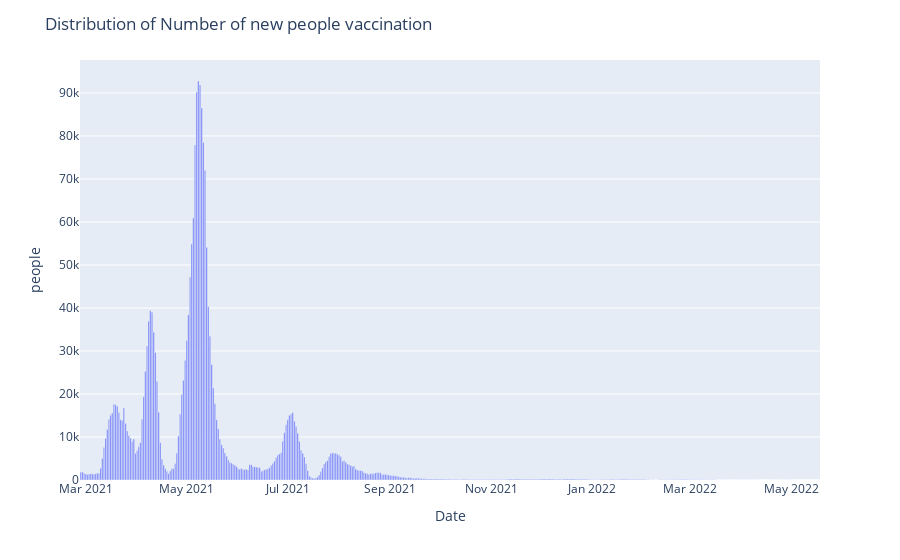

The code cell stored with this chart in its notebook:
### Code cell
fig=px.bar(x=train_data["date"],y=train_data["new_people_vaccinated_smoothed"])
fig.update_layout(title="Distribution of Number of new people vaccination",
                  xaxis_title="Date",yaxis_title="people",)
fig.show()

### Figure 1 — Plotly figure (JSON) as saved in the notebook; plotly's stock layout.template omitted (floating-point values rounded to 4 significant figures; data arrays with more than 128 entries replaced by an {"elided": "..."} marker saying what was removed)
{"data": [{"alignmentgroup": "True", "hovertemplate": "x=%{x}<br>y=%{y}<extra></extra>", "legendgroup": "", "marker": {"color": "#636efa", "pattern": {"shape": ""}}, "name": "", "offsetgroup": "", "orientation": "v", "showlegend": false, "textposition": "auto", "type": "bar", "x": {"elided": "447 str values"}, "xaxis": "x", "y": {"elided": "447 int values"}, "yaxis": "y"}], "layout": {"barmode": "relative", "legend": {"tracegroupgap": 0}, "margin": {"t": 60}, "title": {"text": "Distribution of Number of new people vaccination"}, "xaxis": {"anchor": "y", "domain": [0, 1], "title": {"text": "Date"}}, "yaxis": {"anchor": "x", "domain": [0, 1], "title": {"text": "people"}}}}
